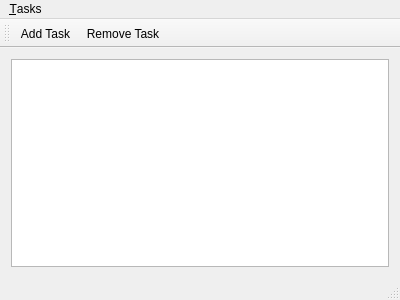
<?xml version="1.0" encoding="UTF-8"?>
<ui version="4.0">
 <class>MainWindow</class>
 <widget class="QMainWindow" name="MainWindow">
  <property name="geometry">
   <rect>
    <x>0</x>
    <y>0</y>
    <width>400</width>
    <height>300</height>
   </rect>
  </property>
  <property name="windowTitle">
   <string>MainWindow</string>
  </property>
  <widget class="QWidget" name="mpCentralWidget">
   <layout class="QVBoxLayout" name="verticalLayout">
    <item>
     <widget class="QListView" name="m_pListView">
      <property name="dragEnabled">
       <bool>true</bool>
      </property>
      <property name="dragDropMode">
       <enum>QAbstractItemView::InternalMove</enum>
      </property>
      <property name="defaultDropAction">
       <enum>Qt::MoveAction</enum>
      </property>
      <property name="alternatingRowColors">
       <bool>true</bool>
      </property>
     </widget>
    </item>
   </layout>
  </widget>
  <widget class="QMenuBar" name="m_pMenuBar">
   <property name="geometry">
    <rect>
     <x>0</x>
     <y>0</y>
     <width>400</width>
     <height>26</height>
    </rect>
   </property>
   <widget class="QMenu" name="m_pMenuTasks">
    <property name="title">
     <string>&amp;Tasks</string>
    </property>
    <addaction name="m_pActionAddTask"/>
    <addaction name="m_pActionRemoveTask"/>
    <addaction name="m_pActionQuit"/>
   </widget>
   <addaction name="m_pMenuTasks"/>
  </widget>
  <widget class="QToolBar" name="m_pMainToolBar">
   <attribute name="toolBarArea">
    <enum>TopToolBarArea</enum>
   </attribute>
   <attribute name="toolBarBreak">
    <bool>false</bool>
   </attribute>
   <addaction name="m_pActionAddTask"/>
   <addaction name="m_pActionRemoveTask"/>
  </widget>
  <widget class="QStatusBar" name="m_pStatusBar"/>
  <action name="m_pActionAddTask">
   <property name="icon">
    <iconset>
     <normalon>:/img/list-add.png</normalon>
    </iconset>
   </property>
   <property name="text">
    <string>&amp;Add Task</string>
   </property>
   <property name="toolTip">
    <string>Adds a new task</string>
   </property>
   <property name="shortcut">
    <string>Ctrl+N</string>
   </property>
  </action>
  <action name="m_pActionRemoveTask">
   <property name="icon">
    <iconset>
     <normalon>:/img/list-remove.png</normalon>
    </iconset>
   </property>
   <property name="text">
    <string>&amp;Remove Task</string>
   </property>
   <property name="toolTip">
    <string>Removes selected Task</string>
   </property>
   <property name="shortcut">
    <string>Ctrl+R</string>
   </property>
  </action>
  <action name="m_pActionQuit">
   <property name="text">
    <string>&amp;Quit</string>
   </property>
   <property name="shortcut">
    <string>Ctrl+Q</string>
   </property>
  </action>
 </widget>
 <layoutdefault spacing="6" margin="11"/>
 <resources/>
 <connections/>
</ui>
